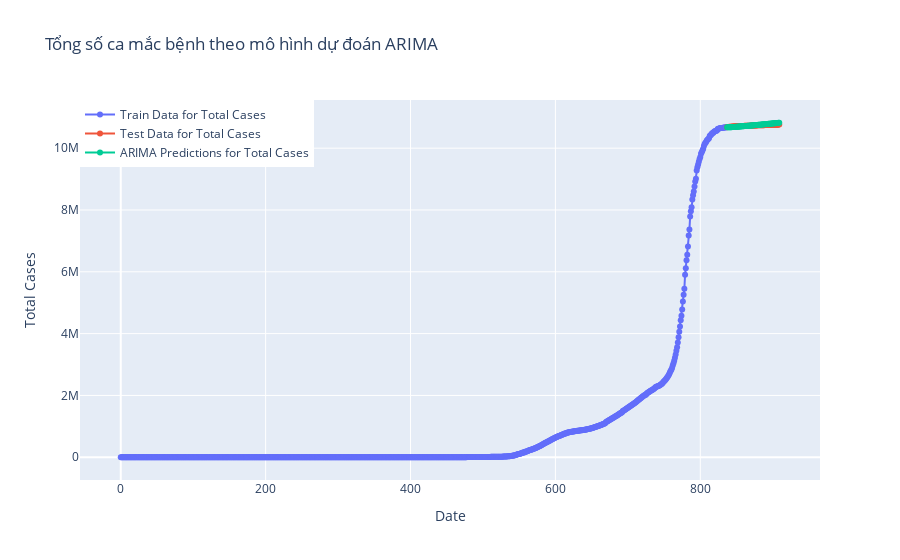

This figure's notebook cell:
### Code cell
fig = go.Figure()
fig.add_trace(go.Scatter(x=df_cases_train.index, y=df_cases_train['total_cases'],
              mode='lines+markers',name="Train Data for Total Cases"))
fig.add_trace(go.Scatter(x=df_cases_test.index, y=df_cases_test['total_cases'],
              mode='lines+markers',name="Test Data for Total Cases"))
fig.add_trace(go.Scatter(x=df_cases_test.index, y=prediction_arima,
              mode='lines+markers',name="ARIMA Predictions for Total Cases"))
fig.update_layout(title="Tổng số ca mắc bệnh theo mô hình dự đoán ARIMA",
                 xaxis_title="Date",yaxis_title="Total Cases",legend=dict(x=0,y=1,traceorder="normal"))
fig.show()
